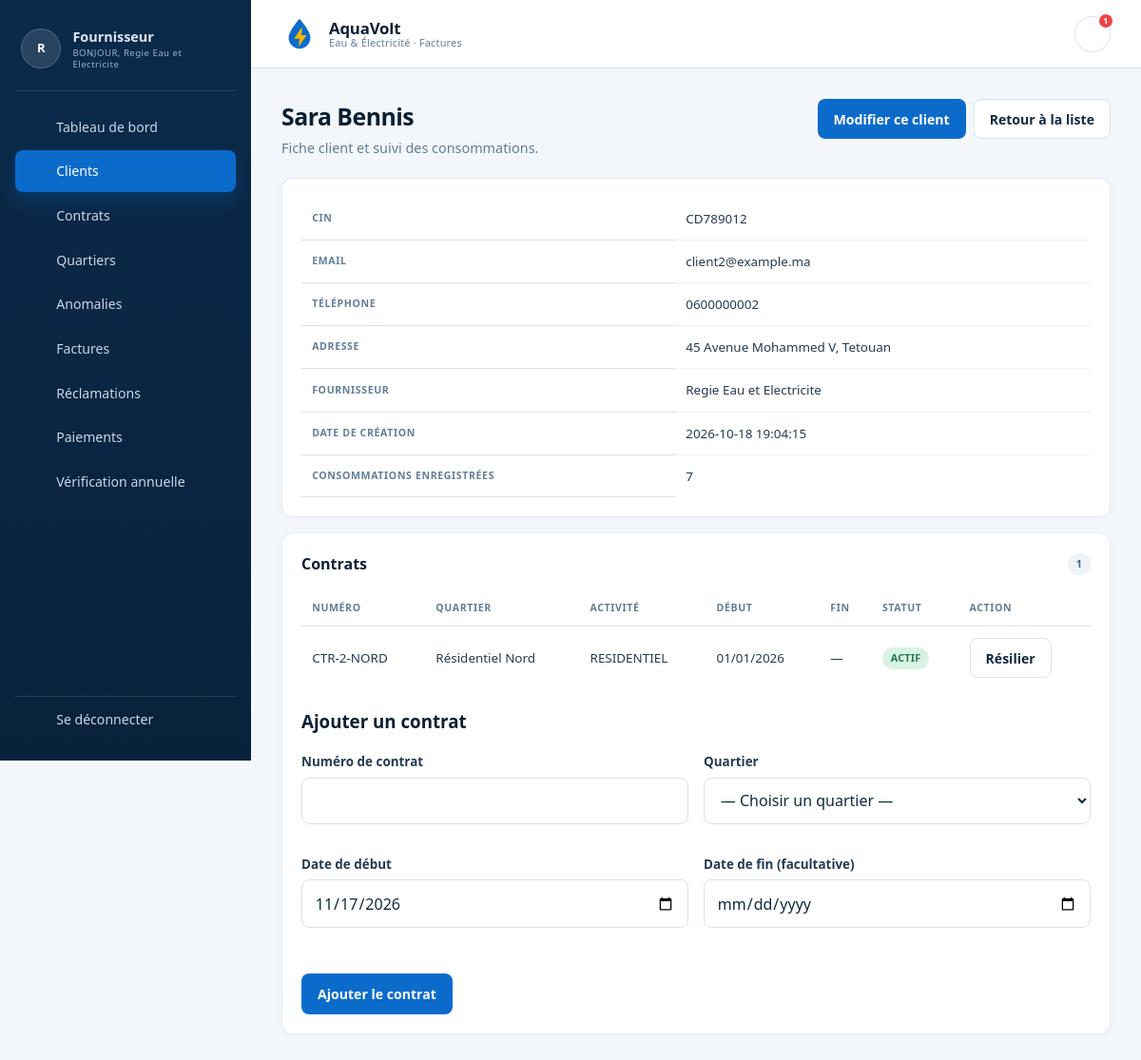
Page /Client/one/2 (signed in) on the committed database.
### tables this page shows
CREATE TABLE client (
  id_client INT UNSIGNED NOT NULL AUTO_INCREMENT,
  id_fournisseur INT UNSIGNED NOT NULL,
  cin VARCHAR(20) NOT NULL,
  nom VARCHAR(100) NOT NULL,
  prenom VARCHAR(100) NOT NULL,
  adresse VARCHAR(255) NOT NULL,
  email VARCHAR(150) NOT NULL,
  mot_de_passe VARCHAR(255) NOT NULL,
  telephone VARCHAR(30) NULL,
  date_creation DATETIME NOT NULL DEFAULT CURRENT_TIMESTAMP,
  PRIMARY KEY (id_client),
  UNIQUE KEY uk_client_cin (cin),
  UNIQUE KEY uk_client_email (email),
  KEY idx_client_fournisseur (id_fournisseur),
  CONSTRAINT fk_client_fournisseur
    FOREIGN KEY (id_fournisseur) REFERENCES fournisseur (id_fournisseur)
    ON UPDATE CASCADE ON DELETE RESTRICT
);

CREATE TABLE fournisseur (
  id_fournisseur INT UNSIGNED NOT NULL AUTO_INCREMENT,
  nom VARCHAR(100) NOT NULL,
  email VARCHAR(150) NOT NULL,
  mot_de_passe VARCHAR(255) NOT NULL,
  seuil_eau DECIMAL(10,2) NOT NULL DEFAULT 100.00,
  seuil_elec DECIMAL(10,2) NOT NULL DEFAULT 1000.00,
  date_creation DATETIME NOT NULL DEFAULT CURRENT_TIMESTAMP,
  PRIMARY KEY (id_fournisseur),
  UNIQUE KEY uk_fournisseur_email (email),
  CONSTRAINT chk_fournisseur_seuils CHECK (seuil_eau >= 0 AND seuil_elec >= 0)
);

CREATE TABLE contrat (
  id_contrat INT UNSIGNED NOT NULL AUTO_INCREMENT,
  id_client INT UNSIGNED NOT NULL,
  id_quartier INT UNSIGNED NOT NULL,
  numero_contrat VARCHAR(50) NOT NULL,
  date_debut DATE NOT NULL,
  date_fin DATE NULL,
  statut ENUM('ACTIF','RESILIE') NOT NULL DEFAULT 'ACTIF',
  date_creation DATETIME NOT NULL DEFAULT CURRENT_TIMESTAMP,
  PRIMARY KEY (id_contrat),
  UNIQUE KEY uk_contrat_numero (numero_contrat),
  KEY idx_contrat_client (id_client),
  KEY idx_contrat_quartier (id_quartier),
  CONSTRAINT fk_contrat_client
    FOREIGN KEY (id_client) REFERENCES client (id_client)
    ON UPDATE CASCADE ON DELETE RESTRICT,
  CONSTRAINT fk_contrat_quartier
    FOREIGN KEY (id_quartier) REFERENCES quartier (id_quartier)
    ON UPDATE CASCADE ON DELETE RESTRICT,
  CONSTRAINT chk_contrat_dates
    CHECK (date_fin IS NULL OR date_fin >= date_debut)
);

CREATE TABLE quartier (
  id_quartier INT UNSIGNED NOT NULL AUTO_INCREMENT,
  nom VARCHAR(100) NOT NULL,
  type_activite ENUM('RESIDENTIEL', 'COMMERCIAL', 'INDUSTRIEL') NOT NULL,
  date_creation DATETIME NOT NULL DEFAULT CURRENT_TIMESTAMP,
  PRIMARY KEY (id_quartier),
  UNIQUE KEY uk_quartier_nom_activite (nom, type_activite)
);

### Traitement/Client.php (called while the page is built, shortened)
<?php
require_once __DIR__ . '/../BD/ClientBD.php';
require_once __DIR__ . '/../BD/Contrat.php';
require_once __DIR__ . '/../BD/Quartier.php';
function client_bd(): ClientBD
{
    return new ClientBD(db());
}
function client_exiger_fournisseur(): int
{
    return (int) $_SESSION['id_fournisseur'];
}
function client_one($id = null): void
{
    $idFournisseur = client_exiger_fournisseur();
    $idClient = (int) ($id ?? 0);
    $client = client_bd()->trouver($idClient, $idFournisseur);
    unset($client['mot_de_passe']);
    $nbConsommations = client_bd()->nbConsommations($idClient);
    $contrats = (new ContratBD(pdo()))->listerParClient($idClient);
    $quartiers = (new QuartierBD(pdo()))->lister();
    require ROOT . 'IHM/client/one.php';
}

### index.php (called while the page is built, shortened)
<?php
require_once ROOT . 'config/app.php';
require_once ROOT . 'BD/Connexion.php';
$url = trim((string) ($_GET['url'] ?? ''), '/');
$segments = $url === '' ? [] : explode('/', $url);
$controller = ucfirst(strtolower($segments[0] ?? 'Home'));
$action = strtolower($segments[1] ?? 'index');
$id = $segments[2] ?? null;
$function = strtolower($controller) . '_' . $action;
$function($id);

### BD/Connexion.php (called while the page is built, shortened)
<?php
function db(): mysqli
{
    static $link = null;
    if ($link instanceof mysqli) {
        return $link;
    }
    $config = require ROOT . 'config/database.php';
    $link = mysqli_connect(
        $config['host'],
        $config['user'],
        $config['pass'],
        $config['dbname'],
        (int) $config['port']
    );
    mysqli_set_charset($link, $config['charset'] ?? 'utf8mb4');
    return $link;
}
function pdo(): PDO
{
    static $pdo = null;
    if ($pdo instanceof PDO) {
        return $pdo;
    }
    $config = require ROOT . 'config/database.php';
    $dsn = sprintf(
        'mysql:host=%s;port=%d;dbname=%s;charset=%s',
        $config['host'],
        (int) $config['port'],
        $config['dbname'],
        $config['charset'] ?? 'utf8mb4'
    );
    $pdo = new PDO($dsn, $config['user'], $config['pass'], [
        PDO::ATTR_ERRMODE => PDO::ERRMODE_EXCEPTION,
        PDO::ATTR_DEFAULT_FETCH_MODE => PDO::FETCH_ASSOC,
        PDO::ATTR_EMULATE_PREPARES => false,
    ]);
    return $pdo;
}

### BD/ClientBD.php (called while the page is built, shortened)
<?php
final class ClientBD
{
    public function trouver(int $idClient, int $idFournisseur): ?array
    {
        $sql = 'SELECT c.*, f.nom AS fournisseur_nom
                FROM client c
                JOIN fournisseur f ON f.id_fournisseur = c.id_fournisseur
                WHERE c.id_client = ? AND c.id_fournisseur = ?
                LIMIT 1';
        $stmt = mysqli_prepare($this->db, $sql);
        mysqli_stmt_bind_param($stmt, 'ii', $idClient, $idFournisseur);
        mysqli_stmt_execute($stmt);
        $resultat = mysqli_stmt_get_result($stmt);
        $client = mysqli_fetch_assoc($resultat);
        return $client ?: null;
    }
    public function nbConsommations(int $idClient): int
    {
        $stmt = mysqli_prepare(
            $this->db,
            'SELECT COUNT(*) FROM consommation WHERE id_client = ?'
        );
        mysqli_stmt_bind_param($stmt, 'i', $idClient);
        mysqli_stmt_execute($stmt);
        $resultat = mysqli_stmt_get_result($stmt);
        $ligne = mysqli_fetch_row($resultat);
        return (int) ($ligne[0] ?? 0);
    }
}

### BD/Contrat.php (called while the page is built, shortened)
<?php
final class ContratBD
{
    public function listerParClient(int $idClient): array
    {
        $stmt = $this->pdo->prepare(
            'SELECT ct.*, q.nom AS quartier_nom, q.type_activite
             FROM contrat ct
             JOIN quartier q ON q.id_quartier = ct.id_quartier
             WHERE ct.id_client = :client
             ORDER BY ct.statut, ct.numero_contrat'
        );
        $stmt->execute(['client' => $idClient]);
        return $stmt->fetchAll(PDO::FETCH_ASSOC);
    }
}

### BD/Quartier.php (called while the page is built, shortened)
<?php
final class QuartierBD
{
    public function lister(): array
    {
        return $this->pdo
            ->query('SELECT id_quartier, nom, type_activite, date_creation
                     FROM quartier
                     ORDER BY nom, type_activite')
            ->fetchAll(PDO::FETCH_ASSOC);
    }
}

### IHM/client/one.php (the view, shortened to what this page needs)
<?php require ROOT . 'IHM/layout/header.php'; ?>
<div class="page-head">
    <div>
        <h1><?= e($client['prenom'] . ' ' . $client['nom']) ?></h1>
        <p>Fiche client et suivi des consommations.</p>
    </div>
    <div class="page-head-actions">
        <a class="btn" href="<?= e(url('Client/update/' . (int) $client['id_client'])) ?>">
            Modifier ce client
        </a>
        <a class="btn btn-secondary" href="<?= e(url('Client/all')) ?>">
            Retour à la liste
        </a>
    </div>
</div>
<section class="card">
    <table class="table">
        <tr>
            <th>CIN</th>
            <td><?= e($client['cin']) ?></td>
        </tr>
        <tr>
            <th>Email</th>
            <td><?= e($client['email']) ?></td>
        </tr>
        <tr>
            <th>Téléphone</th>
            <td><?= e($client['telephone'] ?? '—') ?></td>
        </tr>
        <tr>
            <th>Adresse</th>
            <td><?= e($client['adresse']) ?></td>
        </tr>
        <tr>
            <th>Fournisseur</th>
            <td><?= e($client['fournisseur_nom'] ?? '—') ?></td>
        </tr>
        <tr>
            <th>Date de création</th>
            <td><?= e($client['date_creation']) ?></td>
        </tr>
        <tr>
            <th>Consommations enregistrées</th>
            <td><?= (int) $nbConsommations ?></td>
        </tr>
    </table>
</section>
<section class="card">
    <div class="invoice-head" style="margin-bottom: 1rem;">
        <h2 style="font-size: 1rem;">Contrats</h2>
        <span class="badge"><?= count($contrats) ?></span>
    </div>
    <?php if ($contrats === []): ?>
        <div class="empty-state">Aucun contrat pour ce client.</div>
    <?php else: ?>
        <div class="table-wrap">
            <table class="table">
                <thead>
                    <tr>
                        <th>Numéro</th>
                        <th>Quartier</th>
                        <th>Activité</th>
                        <th>Début</th>
                        <th>Fin</th>
                        <th>Statut</th>
                        <th>Action</th>
                    </tr>
                </thead>
                <tbody>
                <?php foreach ($contrats as $contrat): ?>
                    <tr>
                        <td class="nowrap"><?= e($contrat['numero_contrat']) ?></td>
                        <td><?= e($contrat['quartier_nom']) ?></td>
                        <td><?= e($contrat['type_activite']) ?></td>
                        <td><?= e(format_date_fr($contrat['date_debut'])) ?></td>
                        <td><?= e(format_date_fr($contrat['date_fin'])) ?></td>
                        <td>
                            <span class="badge <?= $contrat['statut'] === 'ACTIF' ? 'badge-open' : 'badge-danger' ?>">
                                <?= e($contrat['statut']) ?>
                            </span>
                        </td>
                        <td>
                            <?php if ($contrat['statut'] === 'ACTIF'): ?>
                                <form method="post"
                                      action="<?= e(url('Contrat/resilier/' . (int) $contrat['id_contrat'])) ?>"
                                      class="notification-action-form">
                                    <button class="button button-secondary" type="submit">Résilier</button>
                                </form>
                            <?php else: ?>
                                —
                            <?php endif; ?>
                        </td>
                    </tr>
                <?php endforeach; ?>
                </tbody>
            </table>
        </div>
    <?php endif; ?>
    <?php if ($quartiers === []): ?>
        <div class="message-warning" style="margin-top: 1rem;">
            Créez d’abord un quartier depuis la page <a href="<?= e(url('Quartier/all')) ?>">Quartiers</a>.
        </div>
    <?php else: ?>
        <h3 style="margin-top: 1.2rem;">Ajouter un contrat</h3>
        <form method="post" action="<?= e(url('Contrat/add/' . (int) $client['id_client'])) ?>" class="form">
            <div class="form-grid">
                <div class="form-group">
                    <label for="numero_contrat">Numéro de contrat</label>
                    <input type="text" id="numero_contrat" name="numero_contrat" maxlength="50" required>
                </div>
                <div class="form-group">
                    <label for="id_quartier">Quartier</label>
                    <select id="id_quartier" name="id_quartier" required>
                        <option value="">— Choisir un quartier —</option>
                    </select>
                </div>
                <div class="form-group">
                    <label for="date_debut">Date de début</label>
                    <input type="date" id="date_debut" name="date_debut" value="<?= e(date('Y-m-d')) ?>" required>
                </div>
                <div class="form-group">
                    <label for="date_fin">Date de fin (facultative)</label>
                    <input type="date" id="date_fin" name="date_fin">
                </div>
            </div>
            <div class="form-actions">
                <button class="button" type="submit">Ajouter le contrat</button>
            </div>
        </form>
    <?php endif; ?>
</section>
<?php require ROOT . 'IHM/layout/footer.php'; ?>

### assets/css/style.css (style rules this page uses)
:root { --navy: #0b2a4a; --navy-2: #0e355c; --primary: #0b6bcb; --primary-dark: #0857a6; --primary-soft: #e8f2fd; --bg: #f3f7fb; --surface: #ffffff; --ink: #102a43; --muted: #627d98; --border: #d9e2ec; --success: #1f7a4d; --success-bg: #e8f6ee; --danger: #b42318; --danger-bg: #fdecea; --warning: #b54708; --warning-bg: #fff4e5; --yellow: #f7b500; --shadow: 0 10px 30px rgba(16, 42, 67, 0.08); --radius: 12px; }
* { box-sizing: border-box; }
html { -webkit-text-size-adjust: 100%; }
body { margin: 0; font-family: system-ui, -apple-system, "Segoe UI", Roboto, sans-serif; background: var(--bg); color: var(--ink); line-height: 1.5; }
a { color: var(--primary); }
.app-body { background: var(--bg); }
.page-head { display: flex; align-items: flex-start; justify-content: space-between; gap: 1rem; margin-bottom: 1.25rem; }
.page-head h1 { margin: 0 0 0.25rem; font-size: 1.55rem; letter-spacing: -0.02em; color: #0b1f33; }
.page-head p { margin: 0; color: var(--muted); font-size: 0.9rem; }
.page-head-actions { display: flex; align-items: center; gap: 0.5rem; flex-wrap: wrap; }
.card { background: var(--surface); border: 1px solid #e3ebf3; border-radius: var(--radius); padding: 1.25rem; margin-bottom: 1rem; box-shadow: 0 2px 8px rgba(16, 42, 67, 0.03); }
.card h1, .card h2, .card h3 { color: #0b1f33; }
.btn, .button { display: inline-flex; align-items: center; justify-content: center; gap: 0.45rem; padding: 0.6rem 1rem; border-radius: 8px; border: 1px solid transparent; background: var(--primary); color: #fff; font: inherit; font-size: 0.88rem; font-weight: 600; text-decoration: none; cursor: pointer; transition: background 0.15s, border-color 0.15s, color 0.15s; }
.btn-secondary, .button-secondary { background: #fff; color: var(--ink); border-color: var(--border); }
.form-group { display: flex; flex-direction: column; gap: 0.4rem; margin-bottom: 1rem; }
.form-group label { font-weight: 600; font-size: 0.84rem; color: #243b53; }
.form-group input, .form-group select, .form-group textarea { width: 100%; padding: 0.72rem 0.8rem; border: 1px solid var(--border); border-radius: 8px; background: #fff; font: inherit; color: var(--ink); }
.badge { display: inline-flex; align-items: center; gap: 0.3rem; padding: 0.2rem 0.55rem; border-radius: 999px; font-size: 0.68rem; font-weight: 700; letter-spacing: 0.02em; background: #eef3f8; color: #486581; }
.badge-open { background: #d8f3e3; color: #1f7a4d; }
.table { width: 100%; border-collapse: collapse; }
.table th { padding: 0.65rem 0.7rem; border-bottom: 1px solid var(--border); text-align: left; font-size: 0.66rem; font-weight: 700; letter-spacing: 0.06em; text-transform: uppercase; color: var(--muted); }
.table td { padding: 0.75rem 0.7rem; border-bottom: 1px solid #edf2f7; font-size: 0.84rem; color: #243b53; vertical-align: middle; }
.table tbody tr:last-child td { border-bottom: 0; }
.notification-actions form, .notification-action-form { margin: 0; }
.invoice-head { display: flex; align-items: center; justify-content: space-between; gap: 1rem; margin-bottom: 1rem; }
.invoice-head h2 { margin: 0; font-size: 1rem; }
.form { display: flex; flex-direction: column; gap: 1rem; }
.form-grid { display: grid; grid-template-columns: repeat(2, minmax(0, 1fr)); gap: 1rem; }
.form-actions { display: flex; flex-wrap: wrap; align-items: center; gap: 0.75rem; margin-top: 1rem; }
.table-wrap { overflow-x: auto; -webkit-overflow-scrolling: touch; }
.nowrap { white-space: nowrap; }

### rows in the picture
client: prenom+nom "Sara Bennis", cin "CD789012", email "client2@example.ma", telephone "0600000002", adresse "45 Avenue Mohammed V, Tetouan", id_fournisseur.nom "Regie Eau et Electricite", date_creation "2026-10-18 19:04:15"
contrat: numero_contrat "CTR-2-NORD", id_quartier.nom "Résidentiel Nord", id_quartier.type_activite "RESIDENTIEL", date_debut "01/01/2026", date_fin "—", statut "ACTIF"

### other values in the picture
$initiales "R"
role_label($role) "Fournisseur"
$nomComplet !== '' ? $nomComplet : 'Utilisateur' "Regie Eau et Electricite"
APP_NAME "AquaVolt"
APP_TAGLINE "Eau & Électricité · Factures"
$notificationsNonLues "1"
$nbConsommations "7"
count($contrats) "1"
